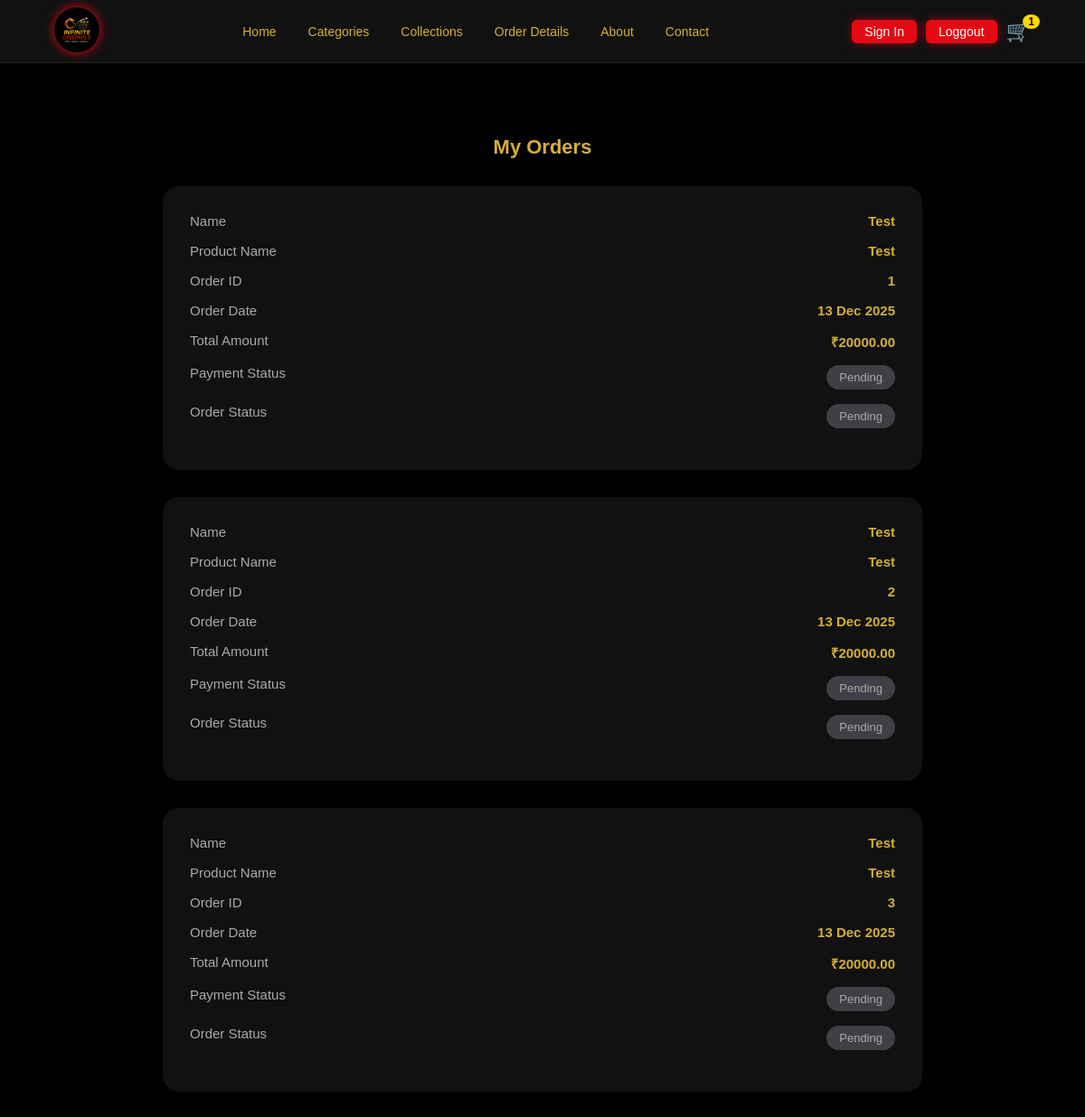
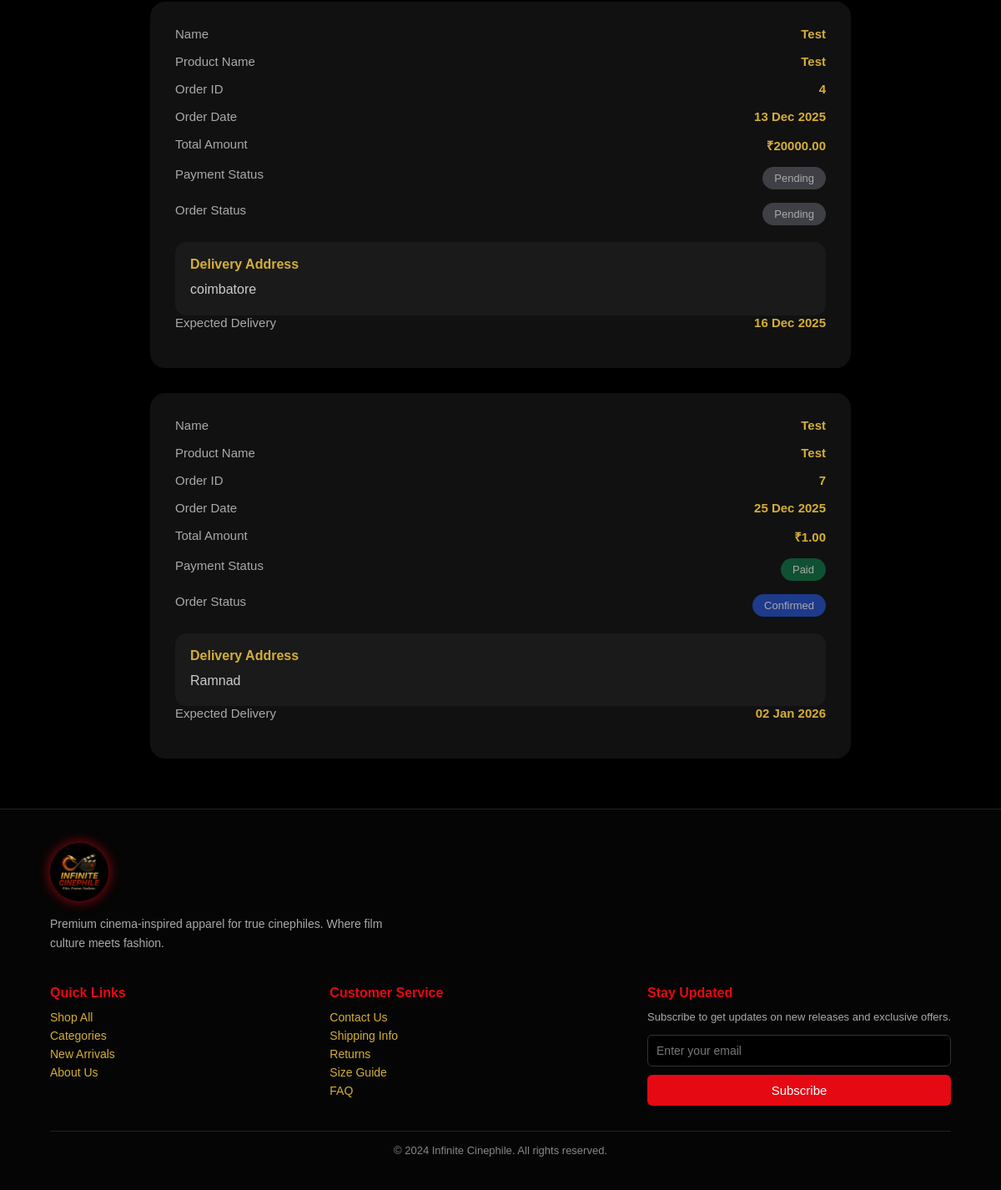
The app's page /order_details (signed in) with its own data (2 pictures, top to bottom).
### myapp/models.py (models this page shows, shortened)
class Order(models.Model):
    user = models.ForeignKey(Register, on_delete=models.CASCADE)
    total_amount = models.DecimalField(max_digits=10, decimal_places=2)
    delivery_address = models.TextField(null=True, blank=True)
    delivery_date = models.DateField(null=True, blank=True)
    razorpay_order_id = models.CharField(max_length=100, null=True, blank=True)
    razorpay_payment_id = models.CharField(max_length=100, null=True, blank=True)
    payment_status = models.CharField(
        max_length=20,
        choices=[
            ('Pending', 'Pending'),
            ('Paid', 'Paid'),
            ('Failed', 'Failed'),
        ],
        default='Pending'
    )
    status = models.CharField(
        max_length=20,
        choices=[
            ('Pending', 'Pending'),
            ('Confirmed', 'Confirmed'),
            ('Delivered', 'Delivered'),
            ('Cancelled', 'Cancelled'),
        ],
        default='Pending'
    )
    created_at = models.DateTimeField(auto_now_add=True)

class Register(models.Model):
    ROLE_CHOICES = (
        ('admin', 'Admin'),
        ('user', 'User'),
    )
    name = models.CharField(max_length=100)
    email = models.EmailField(max_length=100, unique=True)
    phone = models.CharField(
        max_length=10,
        validators=[phone_validator],
        unique=True
    )
    password = models.CharField(max_length=100)
    confirm_password = models.CharField(max_length=100)
    role = models.CharField(
        max_length=10,
        choices=ROLE_CHOICES,
        default='user'   # ✅ existing users stay safe
    )

### myapp/views.py (the view)
# urls.py: path('order_details', views.order_details, name='order_details'),
def order_details(request):
    email = request.session.get('email')
    if not email:
        return redirect('login')
    user = Register.objects.get(email=email)
    shipping_info = Order.objects.filter(user=user)
    return render(request, 'order_details.html', {
        'shipping_info': shipping_info
    })

### myapp/context_processors.py (called while the page is built)
def cart_count(request):
    email = request.session.get('email')
    count = 0
    if email:
        try:
            user = Register.objects.get(email=email)
            count = add_to_cart.objects.filter(user=user).count()
        except Register.DoesNotExist:
            pass
    return {'cart_count': count}

def logged_in_user(request):
    user = None
    email = request.session.get('email')
    if email:
        try:
            user = Register.objects.get(email=email)
        except Register.DoesNotExist:
            pass
    return {'logged_user': user}

### myapp/templates/order_details.html (shortened to what this page needs)
{% extends 'base.html' %}
{% load static %}
{% block content %}
<section class="order-page">
  <h2 class="order-title">My Orders</h2>
  {% for order in shipping_info %}
  <div class="order-card">
    <div class="order-row">
      <span>Name</span>
      <strong>{{ order.user.name }}</strong>
    </div>
    <div class="order-row">
      <span>Product Name</span>
      <strong>{{ order.user.name }}</strong>
    </div>
    <div class="order-row">
      <span>Order ID</span>
      <strong>{{ order.id }}</strong>
    </div>
    <div class="order-row">
      <span>Order Date</span>
      <strong>{{ order.created_at|date:"d M Y" }}</strong>
    </div>
    <div class="order-row">
      <span>Total Amount</span>
      <strong>₹{{ order.total_amount }}</strong>
    </div>
    <div class="order-row">
      <span>Payment Status</span>
      {% if order.payment_status == "Paid" %}
        <span class="badge paid">Paid</span>
      {% elif order.payment_status == "Failed" %}
        <span class="badge failed">Failed</span>
      {% else %}
        <span class="badge pending">Pending</span>
      {% endif %}
    </div>
    <div class="order-row">
      <span>Order Status</span>
      {% if order.status == "Delivered" %}
        <span class="badge delivered">Delivered</span>
      {% elif order.status == "Cancelled" %}
        <span class="badge cancelled">Cancelled</span>
      {% elif order.status == "Confirmed" %}
        <span class="badge confirmed">Confirmed</span>
      {% else %}
        <span class="badge pending">Pending</span>
      {% endif %}
    </div>
    {% if order.delivery_address %}
    <div class="address-box">
      <h4>Delivery Address</h4>
      <p>{{ order.delivery_address }}</p>
    </div>
    {% endif %}
    {% if order.delivery_date %}
    <div class="order-row">
      <span>Expected Delivery</span>
      <strong>{{ order.delivery_date|date:"d M Y" }}</strong>
    </div>
    {% endif %}
  </div>
  {% empty %}
    <p class="empty">No orders found</p>
  {% endfor %}
</section>
{% endblock %}

### myapp/static/landing_page.css (style rules this page uses)
:root { --bg-black: #000000; --gold: #d4af37; --fire-red: #e50914; --dark-gray: #111111; --light-gray: #cccccc; }
* { margin: 0; padding: 0; box-sizing: border-box; font-family: Poppins, sans-serif; }
body { background: var(--bg-black); color: var(--gold); padding-top: 90px; }

### myapp/static/footer.css (style rules this page uses)
:root { --black-bg: #050505; --gold: #d4af37; --fire-red: #e50914; --soft-gray: #aaaaaa; }

### myapp/templates/order_details.html (style rules this page uses)
.order-page { width: 70%; margin: 60px auto; }
.order-title { text-align: center; margin-bottom: 30px; font-size: 22px; }
.order-card { background: #111; padding: 30px; border-radius: 18px; margin-bottom: 30px; }
.order-row { display: flex; justify-content: space-between; margin-bottom: 16px; font-size: 15px; }
.order-row span { color: #aaa; }
.badge { padding: 6px 14px; border-radius: 20px; font-size: 13px; }
.paid { background:#0f5132; color:#6ee7b7; }
.pending { background:#3f3f46; color:#e5e7eb; }
.confirmed { background:#1e3a8a; color:#bfdbfe; }
.address-box { background: #1a1a1a; padding: 18px; border-radius: 14px; margin-top: 20px; }
.address-box h4 { margin-bottom: 8px; }
.address-box p { color: #ccc; line-height: 1.6; }

### records on screen
Order: user.name "Test", id "1", created_at "13 Dec 2025", total_amount "20000.00", payment_status "Pending", status "Pending"
Order: user.name "Test", id "2", created_at "13 Dec 2025", total_amount "20000.00", payment_status "Pending", status "Pending"
Order: user.name "Test", id "3", created_at "13 Dec 2025", total_amount "20000.00", payment_status "Pending", status "Pending"
Order: user.name "Test", id "4", created_at "13 Dec 2025", total_amount "20000.00", payment_status "Pending", status "Pending", delivery_address "coimbatore", delivery_date "16 Dec 2025"
Order: user.name "Test", id "7", created_at "25 Dec 2025", total_amount "1.00", payment_status "Paid", status "Confirmed", delivery_address "Ramnad", delivery_date "02 Jan 2026"

### other values on screen
{{ cart_count }} "1"
